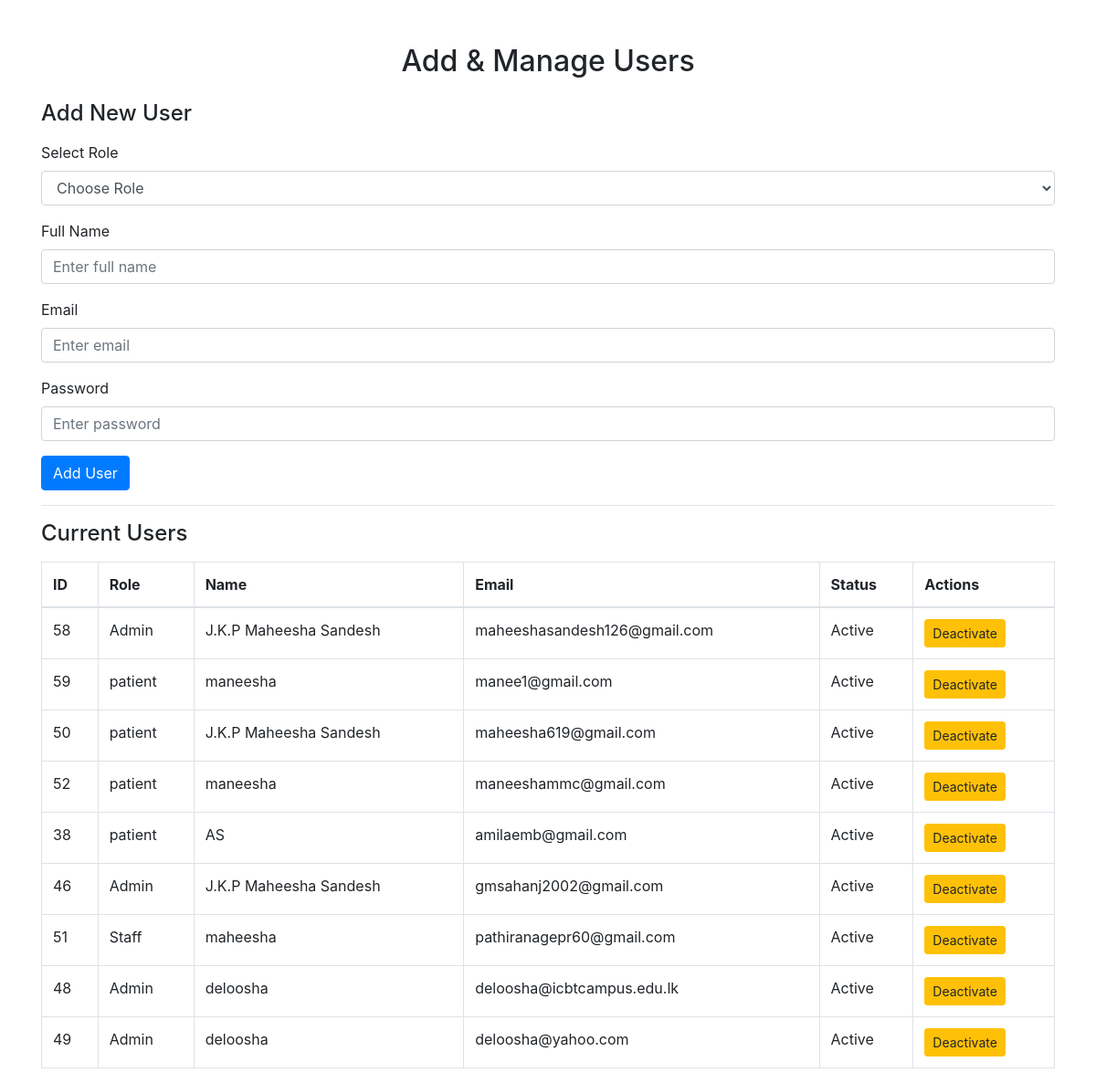
/user_add.php, run on the app's committed database.
### tables this page shows
CREATE TABLE IF NOT EXISTS `users` (
  `id` int UNSIGNED NOT NULL AUTO_INCREMENT,
  `role` varchar(30) NOT NULL,
  `name` varchar(100) NOT NULL,
  `first_name` varchar(100) NOT NULL,
  `last_name` varchar(100) NOT NULL,
  `phone` varchar(15) NOT NULL,
  `address` text NOT NULL,
  `profile_picture` varchar(255) DEFAULT NULL,
  `email` varchar(100) NOT NULL,
  `password` varchar(255) NOT NULL,
  `reg_date` timestamp NULL DEFAULT CURRENT_TIMESTAMP ON UPDATE CURRENT_TIMESTAMP,
  `status` enum('active','inactive') DEFAULT 'active',
  PRIMARY KEY (`id`)
);

### user_add.php (the view, shortened to what this page needs)
<?php
$servername = "localhost";
$username = "root";
$password = "";
$dbname = "hospital_db";
$conn = new mysqli($servername, $username, $password, $dbname);
$users_query = "SELECT * FROM users";
$users_result = $conn->query($users_query);
?>
<!DOCTYPE html>
<html lang="en">
<head>
    <link rel="stylesheet" href="https://stackpath.bootstrapcdn.com/bootstrap/4.5.2/css/bootstrap.min.css">
</head>
<body>
    <div class="container mt-5">
        <h2 class="text-center mb-4">Add & Manage Users</h2>
        <h4 class="mb-3">Add New User</h4>
        <form action="" method="POST">
            <div class="form-group">
                <label for="role">Select Role</label>
                <select class="form-control" id="role" name="role" required>
                    <option value="">Choose Role</option>
                </select>
            </div>
            <div class="form-group">
                <label for="name">Full Name</label>
                <input type="text" class="form-control" id="name" name="name" placeholder="Enter full name" required>
            </div>
            <div class="form-group">
                <label for="email">Email</label>
                <input type="email" class="form-control" id="email" name="email" placeholder="Enter email" required>
            </div>
            <div class="form-group">
                <label for="password">Password</label>
                <input type="password" class="form-control" id="password" name="password" placeholder="Enter password" required>
            </div>
            <button type="submit" name="add_user" class="btn btn-primary">Add User</button>
        </form>
        <hr>
        <h4 class="mb-3">Current Users</h4>
        <table class="table table-bordered">
            <thead>
                <tr>
                    <th>ID</th>
                    <th>Role</th>
                    <th>Name</th>
                    <th>Email</th>
                    <th>Status</th>
                    <th>Actions</th>
                </tr>
            </thead>
            <tbody>
                <?php if ($users_result->num_rows > 0) {
                    while ($row = $users_result->fetch_assoc()) { ?>
                        <tr>
                            <td><?php echo $row['id']; ?></td>
                            <td><?php echo $row['role']; ?></td>
                            <td><?php echo $row['name']; ?></td>
                            <td><?php echo $row['email']; ?></td>
                            <td><?php echo ucfirst($row['status']); ?></td>
                            <td>
                                <?php if ($row['status'] == 'active') { ?>
                                    <a href="?action=deactivate&id=<?php echo $row['id']; ?>" class="btn btn-warning btn-sm">Deactivate</a>
                                <?php } else { ?>
                                    <a href="?action=activate&id=<?php echo $row['id']; ?>" class="btn btn-success btn-sm">Activate</a>
                                <?php } ?>
                            </td>
                        </tr>
                    <?php }
                } else { ?>
                    <tr><td colspan="6">No users found.</td></tr>
                <?php } ?>
            </tbody>
        </table>
    </div>
</body>
</html>

### data on the page
users: id "58", role "Admin", name "J.K.P Maheesha Sandesh", email "maheeshasandesh126@gmail.com", status "Active"
users: id "59", role "patient", name "maneesha", email "manee1@gmail.com", status "Active"
users: id "50", role "patient", name "J.K.P Maheesha Sandesh", email "maheesha619@gmail.com", status "Active"
users: id "52", role "patient", name "maneesha", email "maneeshammc@gmail.com", status "Active"
users: id "38", role "patient", name "AS", email "amilaemb@gmail.com", status "Active"
users: id "46", role "Admin", name "J.K.P Maheesha Sandesh", email "gmsahanj2002@gmail.com", status "Active"
users: id "51", role "Staff", name "maheesha", email "pathiranagepr60@gmail.com", status "Active"
users: id "48", role "Admin", name "deloosha", email "deloosha@icbtcampus.edu.lk", status "Active"
users: id "49", role "Admin", name "deloosha", email "deloosha@yahoo.com", status "Active"
